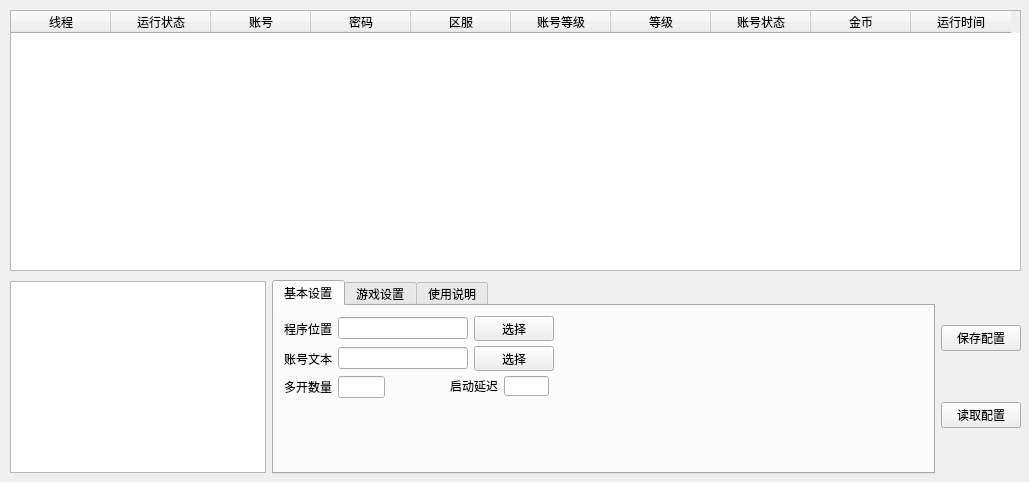
<?xml version="1.0" encoding="UTF-8"?>
<ui version="4.0">
 <class>Form</class>
 <widget class="QWidget" name="Form">
  <property name="geometry">
   <rect>
    <x>0</x>
    <y>0</y>
    <width>1029</width>
    <height>482</height>
   </rect>
  </property>
  <property name="windowTitle">
   <string>Form</string>
  </property>
  <widget class="QTableWidget" name="tableWidget">
   <property name="geometry">
    <rect>
     <x>10</x>
     <y>10</y>
     <width>1011</width>
     <height>261</height>
    </rect>
   </property>
   <property name="editTriggers">
    <set>QAbstractItemView::NoEditTriggers</set>
   </property>
   <property name="selectionBehavior">
    <enum>QAbstractItemView::SelectRows</enum>
   </property>
   <attribute name="verticalHeaderVisible">
    <bool>false</bool>
   </attribute>
   <column>
    <property name="text">
     <string>线程</string>
    </property>
   </column>
   <column>
    <property name="text">
     <string>运行状态</string>
    </property>
   </column>
   <column>
    <property name="text">
     <string>账号</string>
    </property>
   </column>
   <column>
    <property name="text">
     <string>密码</string>
    </property>
   </column>
   <column>
    <property name="text">
     <string>区服</string>
    </property>
   </column>
   <column>
    <property name="text">
     <string>账号等级</string>
    </property>
   </column>
   <column>
    <property name="text">
     <string>等级</string>
    </property>
   </column>
   <column>
    <property name="text">
     <string>账号状态</string>
    </property>
   </column>
   <column>
    <property name="text">
     <string>金币</string>
    </property>
   </column>
   <column>
    <property name="text">
     <string>运行时间</string>
    </property>
   </column>
  </widget>
  <widget class="QWidget" name="layoutWidget">
   <property name="geometry">
    <rect>
     <x>10</x>
     <y>280</y>
     <width>1011</width>
     <height>194</height>
    </rect>
   </property>
   <layout class="QHBoxLayout" name="horizontalLayout">
    <item>
     <widget class="QTextBrowser" name="textBrowser">
      <property name="sizePolicy">
       <sizepolicy hsizetype="Fixed" vsizetype="Fixed">
        <horstretch>6</horstretch>
        <verstretch>0</verstretch>
       </sizepolicy>
      </property>
     </widget>
    </item>
    <item>
     <widget class="QTabWidget" name="tabWidget">
      <property name="currentIndex">
       <number>0</number>
      </property>
      <widget class="QWidget" name="tab">
       <attribute name="title">
        <string>基本设置</string>
       </attribute>
       <widget class="QWidget" name="layoutWidget">
        <property name="geometry">
         <rect>
          <x>10</x>
          <y>40</y>
          <width>270</width>
          <height>25</height>
         </rect>
        </property>
        <layout class="QHBoxLayout" name="horizontalLayout_3">
         <item>
          <widget class="QLabel" name="label_2">
           <property name="text">
            <string>账号文本</string>
           </property>
          </widget>
         </item>
         <item>
          <widget class="QLineEdit" name="lineEdit_2"/>
         </item>
         <item>
          <widget class="QPushButton" name="pushButton_4">
           <property name="text">
            <string>选择</string>
           </property>
          </widget>
         </item>
        </layout>
       </widget>
       <widget class="QLabel" name="label_4">
        <property name="geometry">
         <rect>
          <x>176</x>
          <y>70</y>
          <width>48</width>
          <height>20</height>
         </rect>
        </property>
        <property name="text">
         <string>启动延迟</string>
        </property>
       </widget>
       <widget class="QLineEdit" name="lineEdit_4">
        <property name="geometry">
         <rect>
          <x>230</x>
          <y>70</y>
          <width>45</width>
          <height>20</height>
         </rect>
        </property>
       </widget>
       <widget class="QWidget" name="layoutWidget">
        <property name="geometry">
         <rect>
          <x>10</x>
          <y>10</y>
          <width>270</width>
          <height>25</height>
         </rect>
        </property>
        <layout class="QHBoxLayout" name="horizontalLayout_2">
         <item>
          <widget class="QLabel" name="label">
           <property name="text">
            <string>程序位置</string>
           </property>
          </widget>
         </item>
         <item>
          <widget class="QLineEdit" name="lineEdit"/>
         </item>
         <item>
          <widget class="QPushButton" name="pushButton_3">
           <property name="text">
            <string>选择</string>
           </property>
          </widget>
         </item>
        </layout>
       </widget>
       <widget class="QWidget" name="layoutWidget">
        <property name="geometry">
         <rect>
          <x>10</x>
          <y>70</y>
          <width>101</width>
          <height>22</height>
         </rect>
        </property>
        <layout class="QHBoxLayout" name="horizontalLayout_4">
         <item>
          <widget class="QLabel" name="label_3">
           <property name="text">
            <string>多开数量</string>
           </property>
          </widget>
         </item>
         <item>
          <widget class="QLineEdit" name="lineEdit_3"/>
         </item>
        </layout>
       </widget>
      </widget>
      <widget class="QWidget" name="tab_2">
       <attribute name="title">
        <string>游戏设置</string>
       </attribute>
       <widget class="QWidget" name="layoutWidget_2">
        <property name="geometry">
         <rect>
          <x>170</x>
          <y>10</y>
          <width>75</width>
          <height>151</height>
         </rect>
        </property>
        <layout class="QVBoxLayout" name="verticalLayout_3">
         <item>
          <widget class="QLabel" name="label_6">
           <property name="text">
            <string>已选任务</string>
           </property>
          </widget>
         </item>
         <item>
          <widget class="QListWidget" name="listWidget_2"/>
         </item>
        </layout>
       </widget>
       <widget class="QWidget" name="layoutWidget">
        <property name="geometry">
         <rect>
          <x>10</x>
          <y>10</y>
          <width>75</width>
          <height>151</height>
         </rect>
        </property>
        <layout class="QVBoxLayout" name="verticalLayout_2">
         <item>
          <widget class="QLabel" name="label_5">
           <property name="text">
            <string>可选任务</string>
           </property>
          </widget>
         </item>
         <item>
          <widget class="QListWidget" name="listWidget">
           <item>
            <property name="text">
             <string>主线任务</string>
            </property>
           </item>
           <item>
            <property name="text">
             <string>副本任务</string>
            </property>
           </item>
           <item>
            <property name="text">
             <string>跑图任务</string>
            </property>
           </item>
          </widget>
         </item>
        </layout>
       </widget>
       <widget class="QWidget" name="layoutWidget">
        <property name="geometry">
         <rect>
          <x>90</x>
          <y>10</y>
          <width>77</width>
          <height>151</height>
         </rect>
        </property>
        <layout class="QVBoxLayout" name="verticalLayout_4">
         <item>
          <widget class="QPushButton" name="pushButton_9">
           <property name="text">
            <string>加入任务</string>
           </property>
          </widget>
         </item>
         <item>
          <widget class="QPushButton" name="pushButton_8">
           <property name="text">
            <string>上移任务</string>
           </property>
          </widget>
         </item>
         <item>
          <widget class="QPushButton" name="pushButton_7">
           <property name="text">
            <string>下移任务</string>
           </property>
          </widget>
         </item>
         <item>
          <widget class="QPushButton" name="pushButton_5">
           <property name="text">
            <string>删除任务</string>
           </property>
          </widget>
         </item>
         <item>
          <widget class="QPushButton" name="pushButton_6">
           <property name="text">
            <string>全部删除</string>
           </property>
          </widget>
         </item>
        </layout>
       </widget>
      </widget>
      <widget class="QWidget" name="tab_3">
       <attribute name="title">
        <string>使用说明</string>
       </attribute>
      </widget>
     </widget>
    </item>
    <item>
     <layout class="QVBoxLayout" name="verticalLayout">
      <item>
       <widget class="QPushButton" name="pushButton">
        <property name="text">
         <string>保存配置</string>
        </property>
       </widget>
      </item>
      <item>
       <widget class="QPushButton" name="pushButton_2">
        <property name="text">
         <string>读取配置</string>
        </property>
       </widget>
      </item>
     </layout>
    </item>
   </layout>
  </widget>
 </widget>
 <resources/>
 <connections/>
</ui>
